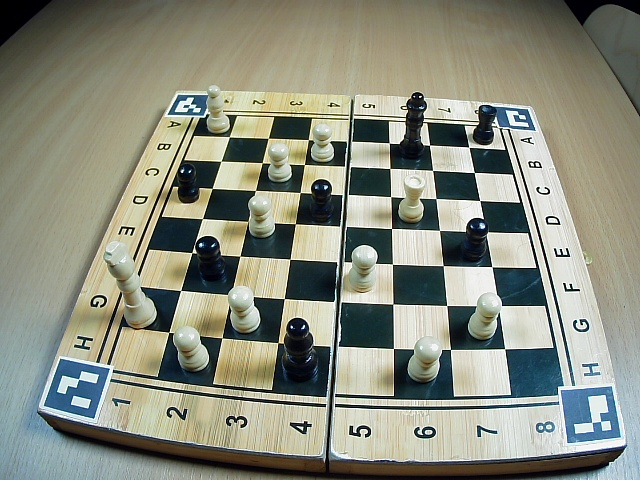
#> input picture detect.jpg, 640 x 480 px
$ python tets.py
#> lines starting #> are read from the running program, lines starting #| are printed output that depends on the picture
import cv2

src=cv2.imread('detect.jpg')
#> src is the input picture: shape (480, 640, 3); mean B, G, R 125.7, 140.2, 137.2
scale_percent=300
width = int(src.shape[1] * scale_percent / 100)
#> width = 1920
height = int(src.shape[0] * scale_percent / 100)
#> height = 1440

# dsize
dsize = (width, height)
#> dsize = (1920, 1440)

# resize image
output = cv2.resize(src, dsize)
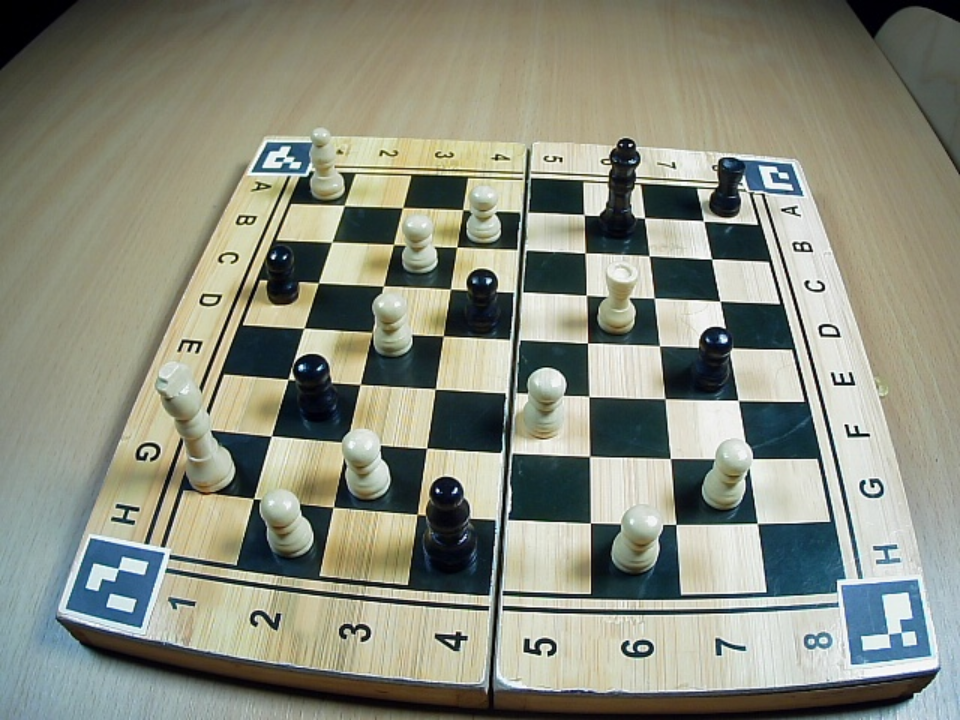
#> output: shape (1440, 1920, 3) (shown at 1/2 size); mean B, G, R 125.6, 140.1, 137.1
cv2.imwrite('nowy_2.jpg',output)
